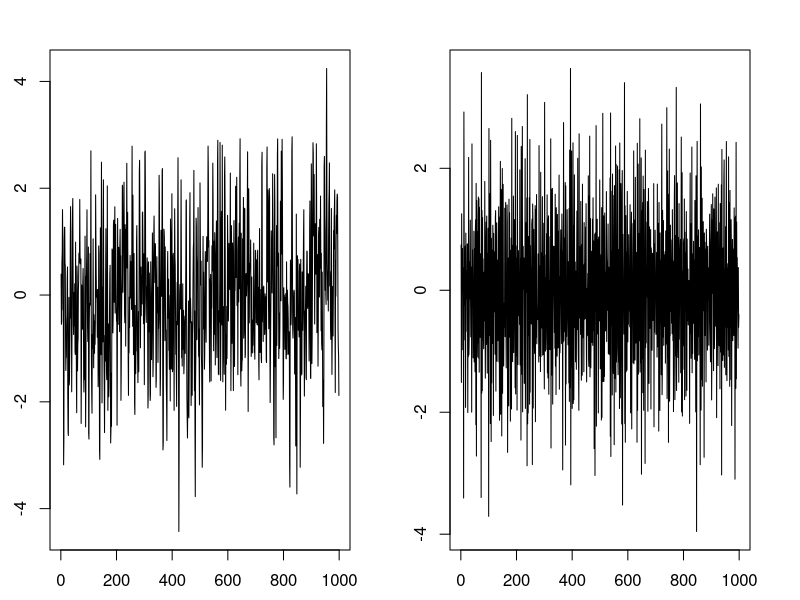
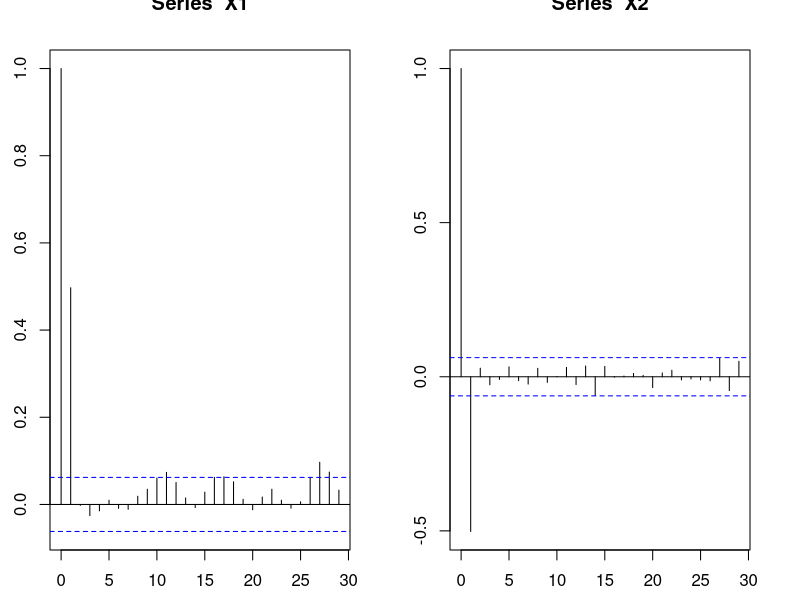

These figures' R source, in order: (Note: this script raises an error after producing the figures.)
## ---- chunk 1
library(knitr)
opts_chunk$set(dev=c("png", "pdf"))
opts_chunk$set(fig.height=6, fig.width=7, fig.path="Figures/")
opts_chunk$set(comment="", fig.align="center", tidy=TRUE)
options(knitr.kable.NA = '')
library(tidyverse)
library(broom)
## ---- chunk 2
Z1 = rnorm(1000)
X1 = Z1[-1] + 0.85*Z1[-1000]
X2 = Z1[-1] - 0.85*Z1[-1000]
par(mfrow=c(1,2), mai=rep(0.5, 4))
plot(X1, type="l")
plot(X2, type="l")
## ---- chunk 3
par(mfrow=c(1,2))
acf(X1)
acf(X2)
## ---- chunk 4
tourism <- read_csv(file="../data/motel.csv")
tourism <- read_csv(file="motel.csv")
tourism <- tourism |>
  mutate(Time = round(time_length(Date - min(Date), unit="month")),
         Month = factor(month(Date, label=TRUE), ordered=FALSE),
         Year = year(Date))
tourism
## ---- chunk 5
tourism.lm <- lm(RoomNights ~ Time + Month, data=tourism)
acf(resid(tourism.lm))
## ---- chunk 6
library(nlme)
## ---- chunk 7
tourism.gls <- gls(RoomNights ~ Time + Month, correlation=corAR1(), data=tourism) 
anova(tourism.gls)
## ---- chunk 8
summary(tourism.gls)
## ---- chunk 9
library(broom.mixed)
list(gls=tourism.gls |> tidy(),
     lm=tourism.lm |> tidy()) |>
  bind_rows(, .id="model") |>
  filter(term == "Time") |>
  select(model, term, estimate, std.error)
## ---- chunk 10
acf(residuals(tourism.gls, type="normalized"))
